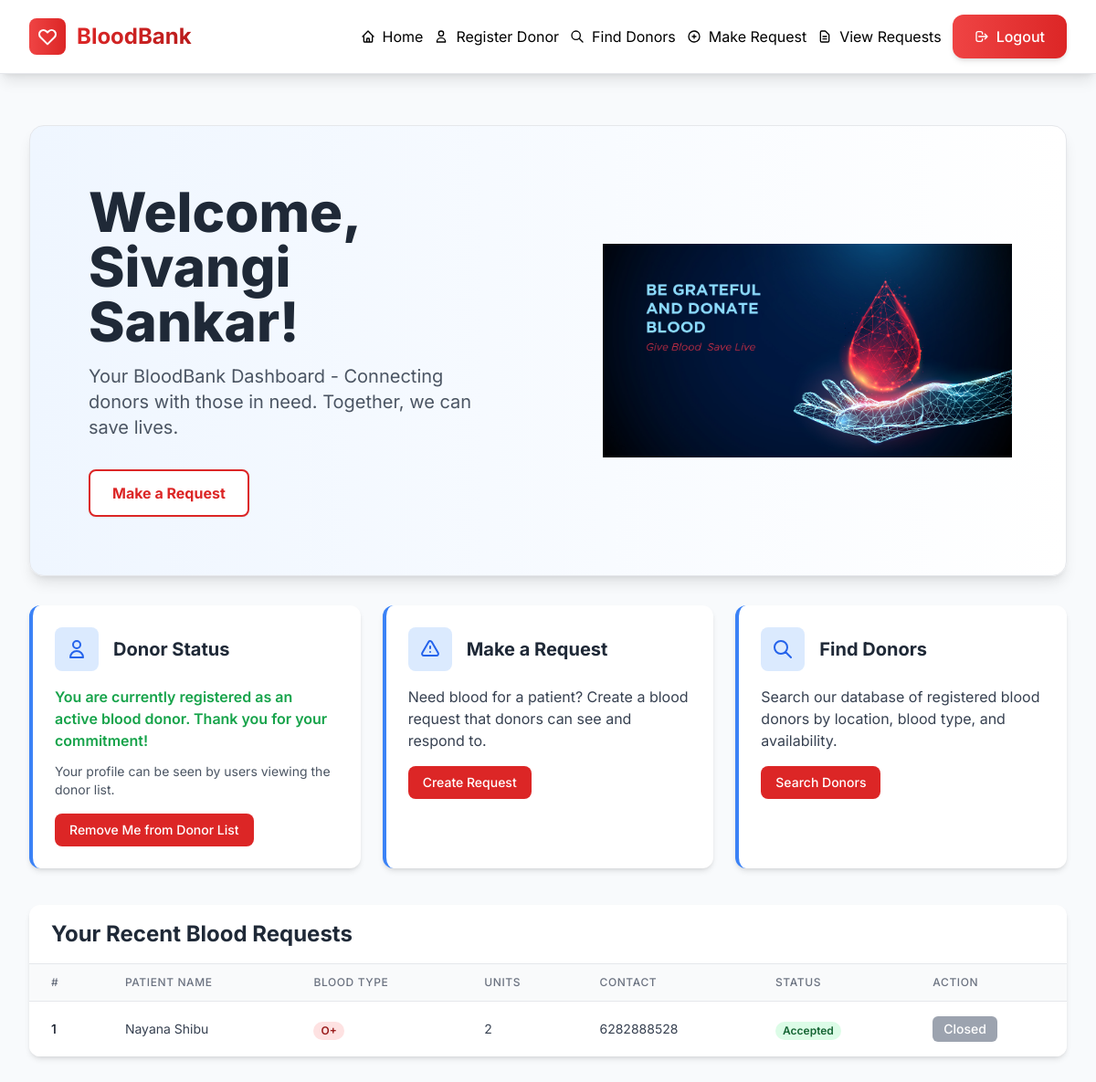
Screenshot of / (signed in) with the database file from the repository.
### website/models.py (models this page shows)
class User(db.Model, UserMixin):
    id = db.Column(db.Integer, primary_key=True)
    email = db.Column(db.String(150), unique=True)
    first_name = db.Column(db.String(150))
    password = db.Column(db.String(150))
    is_donor = db.Column(db.Boolean, default=False)
    requests = db.relationship('Request', backref='requester')
    donor_profile = db.relationship('Donor', backref='user', uselist=False)

class Request(db.Model):
    id = db.Column(db.Integer, primary_key=True)
    requester_id = db.Column(db.Integer, db.ForeignKey('user.id'))
    patient_name = db.Column(db.String(150))
    blood_type_needed = db.Column(db.String(10))
    units_needed = db.Column(db.Integer)
    contact_number = db.Column(db.String(15))
    status = db.Column(db.String(50), default='Pending')
    city = db.Column(db.String(100))

### website/auth.py (the view)
@auth.route("/")
@login_required
def home():
    user_requests = Request.query.filter_by(requester_id=current_user.id).order_by(Request.id.desc()).all()
    is_donor = current_user.is_donor
    return render_template("home.html", user=current_user, user_requests=user_requests, is_donor=is_donor)

### website/__init__.py (called while the page is built)
def create_app():
  app = Flask(__name__ )
  app.config['SECRET_KEY'] = 'rahasyam'
  app.config['SQLALCHEMY_DATABASE_URI'] = f'sqlite:///{DB_NAME}'
  db.init_app(app)
  from .views import views
  from .auth import auth
  app.register_blueprint(views, url_prefix='/views')
  app.register_blueprint(auth, url_prefix='/')
  from .models import User, Donor, Request
  with app.app_context():
      db.create_all()
  login_manager = LoginManager()
  login_manager.login_view = 'auth.login'
  login_manager.init_app(app)
  @login_manager.user_loader
  def load_user(id):
      return User.query.get(int(id))
  return app

### website/templates/home.html (shortened to what this page needs)
{% extends "base.html" %}
{% block content %}
<div class="bg-gradient-to-r from-blue-50 to-white rounded-2xl shadow-lg overflow-hidden mb-8 border border-gray-200">
  <div class="flex flex-col md:flex-row items-center">
    <div class="md:w-1/2 p-8 md:p-12 lg:p-16">
      <h1 class="text-4xl md:text-5xl lg:text-6xl font-extrabold text-gray-800 mb-4">
        Welcome, {{ user.first_name }}!
      </h1>
      <p class="text-xl text-gray-600 mb-8 max-w-2xl">
        Your BloodBank Dashboard - Connecting donors with those in need. Together, we can save lives.
      </p>
      <div class="flex flex-wrap gap-4">
        <a href="/make_request" class="bg-white border-2 border-red-600 text-red-600 hover:bg-red-50 px-6 py-3 rounded-lg font-bold transition duration-300 shadow-sm">
          Make a Request
        </a>
      </div>
    </div>
    <div class="md:w-1/2 p-4 flex justify-center">
        <img src="{{ url_for('static', filename='Blood-Donation-1.jpg') }}" alt="Blood Donation Illustration" class="w-full h-auto max-w-md">
    </div>
  </div>
</div>
<div class="grid grid-cols-1 md:grid-cols-2 lg:grid-cols-3 gap-6 mb-10">
  <div class="bg-white rounded-xl shadow-md overflow-hidden border-l-4 border-blue-500">
    <div class="p-6">
      <div class="flex items-center mb-4">
        <div class="bg-blue-100 p-3 rounded-lg mr-4">
          <svg xmlns="http://www.w3.org/2000/svg" class="h-6 w-6 text-blue-600" fill="none" viewBox="0 0 24 24" stroke="currentColor">
            <path stroke-linecap="round" stroke-linejoin="round" stroke-width="2" d="M16 7a4 4 0 11-8 0 4 4 0 018 0zM12 14a7 7 0 00-7 7h14a7 7 0 00-7-7z" />
          </svg>
        </div>
        <h3 class="text-xl font-bold text-gray-800">Donor Status</h3>
      </div>
      {% if is_donor %}
      <p class="text-green-600 font-semibold mb-3">
        You are currently registered as an active blood donor. Thank you for your commitment!
      </p>
      <p class="text-gray-600 text-sm mb-4">Your profile can be seen by users viewing the donor list.</p>
      <form method="POST" action="{{ url_for('auth.remove_donor') }}" onsubmit="return confirm('Are you sure you want to remove yourself from the donor list? This cannot be undone.');">
        <button type="submit" class="bg-red-600 hover:bg-red-700 text-white px-4 py-2 rounded-lg font-medium transition duration-300 text-sm">
          Remove Me from Donor List
        </button>
      </form>
      {% endif %}
    </div>
  </div>
  <div class="bg-white rounded-xl shadow-md overflow-hidden border-l-4 border-blue-500">
    <div class="p-6">
      <div class="flex items-center mb-4">
        <div class="bg-blue-100 p-3 rounded-lg mr-4">
        </div>
        <h3 class="text-xl font-bold text-gray-800">Make a Request</h3>
      </div>
      <p class="text-gray-700 mb-4">
        Need blood for a patient? Create a blood request that donors can see and respond to.
      </p>
      <a href="/make_request" class="bg-red-600 hover:bg-red-700 text-white px-4 py-2 rounded-lg font-medium transition duration-300 text-sm inline-block">
        Create Request
      </a>
    </div>
  </div>
  <div class="bg-white rounded-xl shadow-md overflow-hidden border-l-4 border-blue-500">
    <div class="p-6">
      <div class="flex items-center mb-4">
        <div class="bg-blue-100 p-3 rounded-lg mr-4">
          <svg xmlns="http://www.w3.org/2000/svg" class="h-6 w-6 text-blue-600" fill="none" viewBox="0 0 24 24" stroke="currentColor">
            <path stroke-linecap="round" stroke-linejoin="round" stroke-width="2" d="M21 21l-6-6m2-5a7 7 0 11-14 0 7 7 0 0114 0z" />
          </svg>
        </div>
        <h3 class="text-xl font-bold text-gray-800">Find Donors</h3>
      </div>
      <p class="text-gray-700 mb-4">
        Search our database of registered blood donors by location, blood type, and availability.
      </p>
      <a href="/filter_donors" class="bg-red-600 hover:bg-red-700 text-white px-4 py-2 rounded-lg font-medium transition duration-300 text-sm inline-block">
        Search Donors
      </a>
    </div>
  </div>
</div>
<div class="bg-white rounded-xl shadow-md overflow-hidden">
  <div class="border-b border-gray-200 px-6 py-4">
    <h2 class="text-2xl font-bold text-gray-800">Your Recent Blood Requests</h2>
  </div>
  {% if user_requests %}
  <div class="overflow-x-auto">
    <table class="min-w-full divide-y divide-gray-200">
      <thead class="bg-gray-50">
        <tr>
          <th scope="col" class="px-6 py-3 text-left text-xs font-medium text-gray-500 uppercase tracking-wider">#</th>
          <th scope="col" class="px-6 py-3 text-left text-xs font-medium text-gray-500 uppercase tracking-wider">Patient Name</th>
          <th scope="col" class="px-6 py-3 text-left text-xs font-medium text-gray-500 uppercase tracking-wider">Blood Type</th>
          <th scope="col" class="px-6 py-3 text-left text-xs font-medium text-gray-500 uppercase tracking-wider">Units</th>
          <th scope="col" class="px-6 py-3 text-left text-xs font-medium text-gray-500 uppercase tracking-wider">Contact</th>
          <th scope="col" class="px-6 py-3 text-left text-xs font-medium text-gray-500 uppercase tracking-wider">Status</th>
          <th scope="col" class="px-6 py-3 text-left text-xs font-medium text-gray-500 uppercase tracking-wider">Action</th>
        </tr>
      </thead>
      <tbody class="bg-white divide-y divide-gray-200">
        {% for req in user_requests %}
        <tr class="hover:bg-gray-50 transition duration-150">
          <td class="px-6 py-4 whitespace-nowrap text-sm font-medium text-gray-900">{{ loop.index }}</td>
          <td class="px-6 py-4 whitespace-nowrap text-sm text-gray-700">{{ req.patient_name }}</td>
          <td class="px-6 py-4 whitespace-nowrap">
            <span class="px-2 inline-flex text-xs leading-5 font-semibold rounded-full bg-red-100 text-red-800">
              {{ req.blood_type_needed }}
            </span>
          </td>
          <td class="px-6 py-4 whitespace-nowrap text-sm text-gray-700">{{ req.units_needed }}</td>
          <td class="px-6 py-4 whitespace-nowrap text-sm text-gray-700">{{ req.contact_number }}</td>
          <td class="px-6 py-4 whitespace-nowrap">
            {% if req.status == 'Pending' %}
              <span class="px-2 inline-flex text-xs leading-5 font-semibold rounded-full bg-yellow-100 text-yellow-800">
                {{ req.status }}
              </span>
            {% else %}
              <span class="px-2 inline-flex text-xs leading-5 font-semibold rounded-full bg-green-100 text-green-800">
                {{ req.status }}
              </span>
            {% endif %}
          </td>
          <td class="px-6 py-4 whitespace-nowrap text-sm font-medium">
            {% if req.status == 'Pending' %}
            <form method="POST" action="{{ url_for('auth.close_request', request_id=req.id) }}" class="inline" onsubmit="return confirm('Marking this as Closed means the need has been fulfilled. Are you sure?');">
              <button type="submit" class="bg-green-600 hover:bg-green-700 text-white px-3 py-1 rounded-md text-sm font-medium transition duration-300">
                Fulfill/Close
              </button>
            </form>
            {% else %}
            <button class="bg-gray-400 text-white px-3 py-1 rounded-md text-sm font-medium cursor-not-allowed" disabled>
              Closed
            </button>
            {% endif %}
          </td>
        </tr>
        {% endfor %}
      </tbody>
    </table>
  </div>
  {% endif %}
</div>
{% endblock %}

### website/templates/base.html (shortened to what this page needs)
<!Doctype html>
<html lang="en">
    <head>
      <script src="https://cdn.tailwindcss.com"></script>
    </head>
    <body>
      <nav class="bg-white shadow-lg border-b border-gray-200">
        <div class="max-w-7xl mx-auto px-4 sm:px-6 lg:px-8">
            <div class="flex justify-between items-center h-20">
                <div class="flex items-center space-x-3">
                    <div class="bg-gradient-to-r from-red-500 to-red-600 p-2 rounded-lg">
                    </div>
                    <a class="text-2xl font-bold bg-gradient-to-r from-red-600 to-red-700 bg-clip-text text-transparent hover:from-red-700 hover:to-red-800 transition duration-300" href="/">
                    </a>
                </div>
                <div class="hidden lg:flex items-center space-x-3">
                  {%if user.is_authenticated %}
                    <a class="nav-link-theme {% if request.path == '/' %}nav-link-active{% endif %}" href="/">
                      <span class="flex items-center">
                        Home
                      </span>
                    </a>
                    <a class="nav-link-theme {% if request.path == '/register_donor' %}nav-link-active{% endif %}" href="/register_donor">
                      <span class="flex items-center">
                        <svg xmlns="http://www.w3.org/2000/svg" class="h-4 w-4 mr-2" fill="none" viewBox="0 0 24 24" stroke="currentColor">
                          <path stroke-linecap="round" stroke-linejoin="round" stroke-width="2" d="M16 7a4 4 0 11-8 0 4 4 0 018 0zM12 14a7 7 0 00-7 7h14a7 7 0 00-7-7z" />
                        </svg>
                        Register Donor
                      </span>
                    </a>
                    <a class="nav-link-theme {% if request.path == '/filter_donors' %}nav-link-active{% endif %}" href="/filter_donors">
                      <span class="flex items-center">
                        <svg xmlns="http://www.w3.org/2000/svg" class="h-4 w-4 mr-2" fill="none" viewBox="0 0 24 24" stroke="currentColor">
                          <path stroke-linecap="round" stroke-linejoin="round" stroke-width="2" d="M21 21l-6-6m2-5a7 7 0 11-14 0 7 7 0 0114 0z" />
                        </svg>
                        Find Donors
                      </span>
                    </a>
                    <a class="nav-link-theme {% if request.path == '/make_request' %}nav-link-active{% endif %}" href="/make_request">
                      <span class="flex items-center">
                        <svg xmlns="http://www.w3.org/2000/svg" class="h-4 w-4 mr-2" fill="none" viewBox="0 0 24 24" stroke="currentColor">
                          <path stroke-linecap="round" stroke-linejoin="round" stroke-width="2" d="M12 9v3m0 0v3m0-3h3m-3 0H9m12 0a9 9 0 11-18 0 9 9 0 0118 0z" />
                        </svg>
                        Make Request
                      </span>
                    </a>
                    <a class="nav-link-theme {% if request.path == '/view_requests' %}nav-link-active{% endif %}" href="/view_requests">
                      <span class="flex items-center">
                        <svg xmlns="http://www.w3.org/2000/svg" class="h-4 w-4 mr-2" fill="none" viewBox="0 0 24 24" stroke="currentColor">
                          <path stroke-linecap="round" stroke-linejoin="round" stroke-width="2" d="M9 12h6m-6 4h6m2 5H7a2 2 0 01-2-2V5a2 2 0 012-2h5.586a1 1 0 01.707.293l5.414 5.414a1 1 0 01.293.707V19a2 2 0 01-2 2z" />
                        </svg>
                        View Requests
                      </span>
                    </a>
                    <a class="ml-2 bg-gradient-to-r from-red-500 to-red-600 hover:from-red-600 hover:to-red-700 text-white px-6 py-3 rounded-xl transition-all duration-300 font-medium shadow-md hover:shadow-lg transform hover:-translate-y-0.5 flex items-center" href="/logout">
                      <svg xmlns="http://www.w3.org/2000/svg" class="h-4 w-4 mr-2" fill="none" viewBox="0 0 24 24" stroke="currentColor">
                        <path stroke-linecap="round" stroke-linejoin="round" stroke-width="2" d="M17 16l4-4m0 0l-4-4m4 4H7m6 4v1a3 3 0 01-3 3H6a3 3 0 01-3-3V7a3 3 0 013-3h4a3 3 0 013 3v1" />
                      </svg>
                      Logout
                    </a>
                  {% endif %}
                </div>
            </div>
        </div>
      </nav>
    <div class="max-w-7xl mx-auto px-4 sm:px-6 lg:px-8 py-8">
      {% block content %}
      {% endblock %}
    </div>
    </body>
</html>

### website/templates/base.html (style rules this page uses)
body { font-family: 'Inter', sans-serif; background-color: #f8fafc; }
.nav-link-theme { @apply text-gray-600 hover:text-blue-600 hover:bg-blue-50 px-5 py-3 rounded-xl transition-all duration-300 font-medium whitespace-nowrap transform hover:-translate-y-0.5; }
.nav-link-active { @apply text-blue-600 bg-blue-50 font-semibold border border-blue-200 shadow-sm; }

### rows the page displays
User: first_name "Sivangi Sankar"
Request: patient_name "Nayana Shibu", blood_type_needed "O+", units_needed "2", contact_number "6282888528", status "Accepted", shows "Closed"
